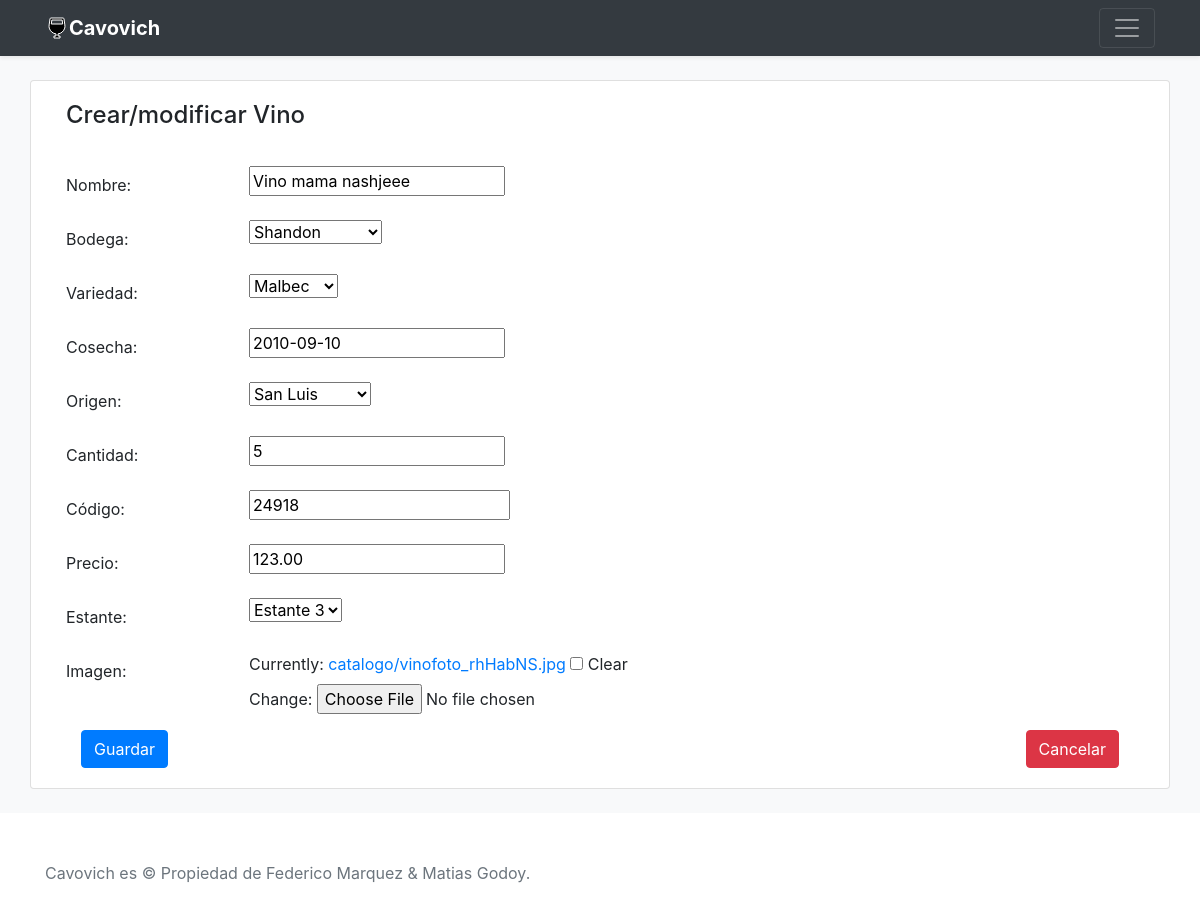
The app's page /update/3/, older data.
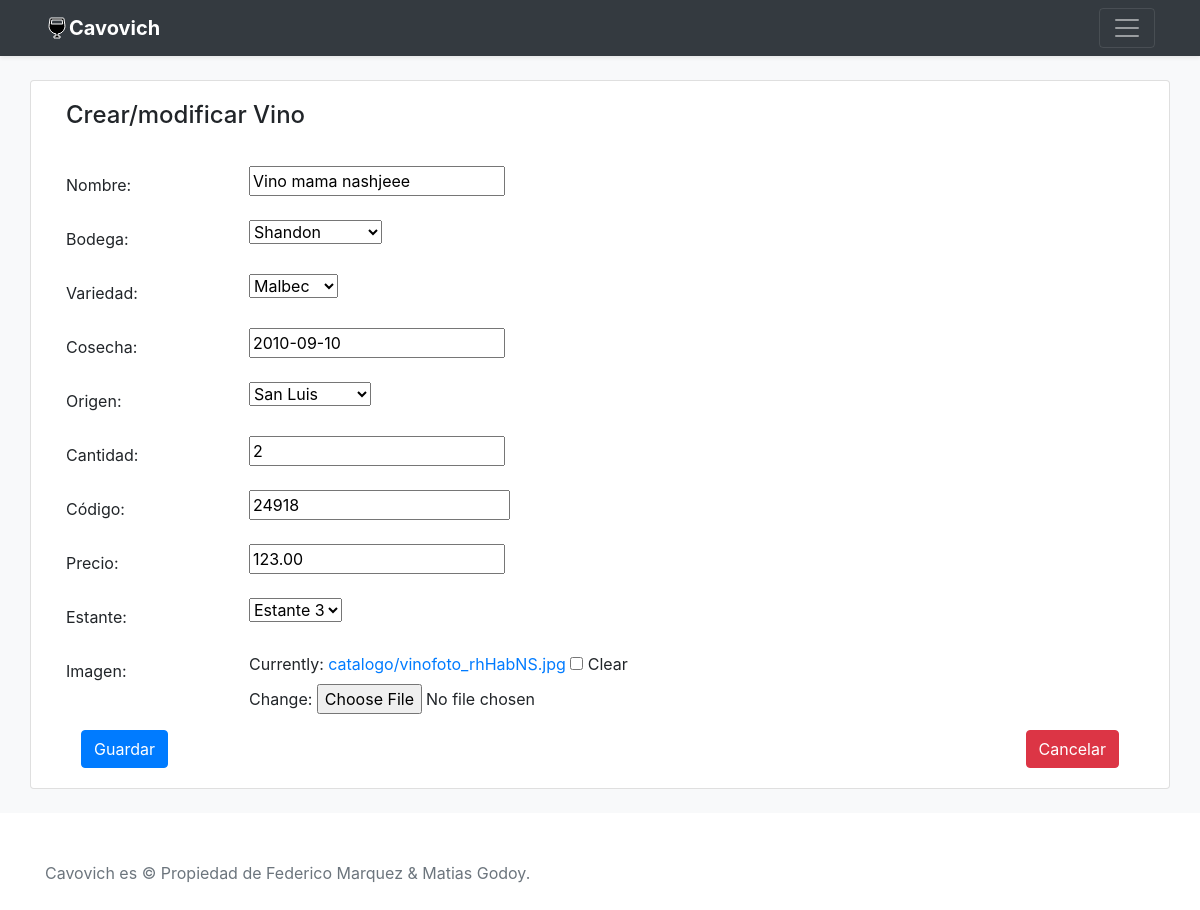
The same page, newer data.
### Cavovich/models.py (models this page shows, shortened)
class Vino(models.Model):
    nombre = models.CharField(max_length=100)
    bodega = models.ForeignKey(Bodega, on_delete=CASCADE)
    variedad = models.ForeignKey(Variedad, on_delete=CASCADE)
    cosecha = models.DateField()
    origen = models.ForeignKey(Origen, on_delete=CASCADE)
    cantidad = models.PositiveSmallIntegerField()
    codigo = models.BigIntegerField()
    precio = models.DecimalField(max_digits=8, decimal_places=2)
    estante = models.ForeignKey(Estante, on_delete=CASCADE)
    imagen = models.ImageField(upload_to="catalogo/", blank=True) #se van a guardar en media/catalogo

### Cavovich/views.py (the view)
# urls.py: path('update/<int:pk>/', VinoUpdate.as_view()),
class VinoUpdate(UpdateView):
    model = Vino
    template_name = 'cavovich/vino.html'
    form_class = VinoForm
    success_url = "/"

### Cavovich/forms.py
class VinoForm(forms.ModelForm):
    class Meta:
        model = Vino
        fields = '__all__'

### Cavovich/models.py (called while the page is built)
    def __str__(self) -> str:
        return self.estante

    def __str__(self) -> str:
        return self.variedad

    def __str__(self) -> str:
        return self.origen

    def __str__(self) -> str:
        return self.bodega

### cart/cart.py (called while the page is built)
    def __len__(self):
        return sum(item['quantity'] for item in self.cart.values())

### cart/context_processors.py (called while the page is built)
def cart(request):
    return {'cart': Cart(request)}

### templates/cavovich/vino.html (shortened to what this page needs)
{% extends 'cavovich/baseIndex.html' %}
{% block content %}
{% load static %}
<main role="main ">
    <div class="bg-light">
        <br>
        <div class="container card bg-white">
            <div class="card-body">
                <h4 class="card-title">Crear/modificar Vino</h5><br>
                <form method="post" enctype="multipart/form-data">
                    <div class="row mb-3">
                        <label for="id_nombre" class="col-sm-2 col-form-label">Nombre:</label>
                        <div class="col-sm-10">
                            {{ form.nombre }}
                        </div>
                    </div>
                    <div class="row mb-3">
                        <label for="id_bodega" class="col-sm-2 col-form-label">Bodega:</label>
                        <div class="col-sm-10">
                            {{ form.bodega }}
                        </div>
                    </div>
                    <div class="row mb-3">
                        <label for="id_bodega" class="col-sm-2 col-form-label">Variedad:</label>
                        <div class="col-sm-10">
                            {{ form.variedad }}
                        </div>
                    </div>
                    <div class="row mb-3">
                        <label for="id_bodega" class="col-sm-2 col-form-label">Cosecha:</label>
                        <div class="col-sm-10">
                            {{ form.cosecha }}
                        </div>
                    </div>
                    <div class="row mb-3">
                        <label for="id_bodega" class="col-sm-2 col-form-label">Origen:</label>
                        <div class="col-sm-10">
                            {{ form.origen }}
                        </div>
                    </div>
                    <div class="row mb-3">
                        <label for="id_bodega" class="col-sm-2 col-form-label">Cantidad:</label>
                        <div class="col-sm-10">
                            {{ form.cantidad }}
                        </div>
                    </div>
                    <div class="row mb-3">
                        <label for="id_bodega" class="col-sm-2 col-form-label">Código:</label>
                        <div class="col-sm-10">
                            {{ form.codigo }}
                        </div>
                    </div>
                    <div class="row mb-3">
                        <label for="id_bodega" class="col-sm-2 col-form-label">Precio:</label>
                        <div class="col-sm-10">
                            {{ form.precio }}
                        </div>
                    </div>
                    <div class="row mb-3">
                        <label for="id_bodega" class="col-sm-2 col-form-label">Estante:</label>
                        <div class="col-sm-10">
                            {{ form.estante }}
                        </div>
                    </div>
                    <div class="row mb-3">
                        <label for="id_bodega" class="col-sm-2 col-form-label">Imagen:</label>
                        <div class="col-sm-10">
                            {{ form.imagen }}
                        </div>
                    </div>
                    <div class="col-lg-12">
                        <input type="submit" class="btn btn-primary" value="Guardar">
                        <a href="{% url 'inicio' %}">
                            <input type="button" class="btn btn-danger float-right" value="Cancelar" >
                        </a>
                    </div>
                </form>
            </div>
        </div>
        <br>
    </div>
</main>
{% endblock %}

Row changes from the older to the newer data that the page shows:
changed Vino "Vino mama nashjeee": cantidad "5" → "2"
